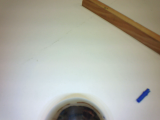
#> input picture ml_data/victims/victims/1651948190.4058802.png, 160 x 120 px; its folder holds only this picture in this run
$ python circles.py
#> lines starting #> are read from the running program, lines starting #| are printed output that depends on the picture; after the words box and inside, x2 and y2 are one past the last pixel; in counts of white or black regions, pixels touching at a corner belong together
import cv2
import numpy as np
import os

IMAGE_DIR = "../../ml_data/victims/victims"

for img in os.listdir(IMAGE_DIR):
	image = cv2.imread(IMAGE_DIR + "/" + img, cv2.IMREAD_GRAYSCALE)
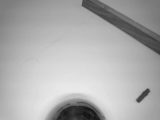
#> image: shape (120, 160); min 21, max 234, mean 172.8
	blurred = cv2.GaussianBlur(image, (9, 9), 0, 0)

	circles = cv2.HoughCircles(blurred, cv2.HOUGH_GRADIENT, 1.5,
		50,
		param1=65, param2=55, minRadius=0, maxRadius=0
	)
#> circles = None

	if(circles is not None):
		circles = np.uint16(np.around(circles))
		for i in circles[0,:]:
		    # draw the outer circle
		    cv2.circle(blurred, (i[0], i[1]), i[2], (0, 255, 0), 2)
		    # draw the center of the circle
		    cv2.circle(blurred, (i[0], i[1]), 2, (0, 0, 255), 3)

	cv2.imshow('detected circles', blurred)
	cv2.waitKey(1000)
cv2.destroyAllWindows()

$ run again, on ml_data/victims/victims/1651966736.7160869.png
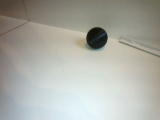
#> input picture ml_data/victims/victims/1651966736.7160869.png, 160 x 120 px
#> `blurred = cv2.GaussianBlur(image, (9, 9), 0, 0)`:
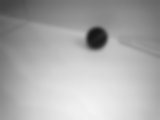
#> blurred: shape (120, 160); min 22, max 243, mean 171.2
#> circles = None

$ run again, on ml_data/victims/victims/1651966784.6485834.png
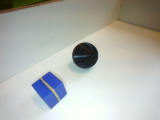
#> input picture ml_data/victims/victims/1651966784.6485834.png, 160 x 120 px
#> `blurred = cv2.GaussianBlur(image, (9, 9), 0, 0)`:
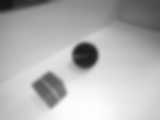
#> blurred: shape (120, 160); min 21, max 254, mean 178.3
#> `circles = cv2.HoughCircles(blurred, cv2.HOUGH_GRADIENT, 1.5, 50, param..`: circles = [[84.75, 54.75, 13.2]]
#> `circles = np.uint16(np.around(circles))`: circles = [[85, 55, 13]]
#> the loop `for i in circles[0,:]:` made 1 pass
#> after the loop `for i in circles[0,:]:`:
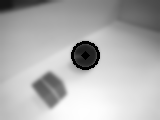
#> blurred: shape (120, 160); 1.42% of pixels changed, all inside (x1, y1, x2, y2) = (71, 41, 100, 70)

$ run again, on ml_data/victims/victims/1651966933.8910635.png
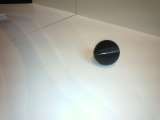
#> input picture ml_data/victims/victims/1651966933.8910635.png, 160 x 120 px
#> `image = cv2.imread(IMAGE_DIR + "/" + img, cv2.IMREAD_GRAYSCALE)`:
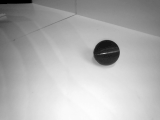
#> image: shape (120, 160); min 0, max 253, mean 176.2
#> `circles = cv2.HoughCircles(blurred, cv2.HOUGH_GRADIENT, 1.5, 50, param..`: circles = [[105.8, 51.75, 13.2]]
#> `circles = np.uint16(np.around(circles))`: circles = [[106, 52, 13]]
#> the loop `for i in circles[0,:]:` made 1 pass
#> after the loop `for i in circles[0,:]:`:
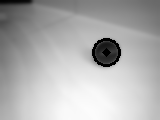
#> blurred: shape (120, 160); min 0, max 252, mean 174.7

$ run again, on ml_data/victims/victims/1651948332.8038914.png
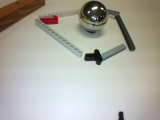
#> input picture ml_data/victims/victims/1651948332.8038914.png, 160 x 120 px
#> `image = cv2.imread(IMAGE_DIR + "/" + img, cv2.IMREAD_GRAYSCALE)`:
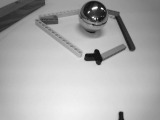
#> image: shape (120, 160); min 21, max 254, mean 172.7
#> `blurred = cv2.GaussianBlur(image, (9, 9), 0, 0)`:
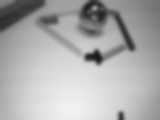
#> blurred: shape (120, 160); min 24, max 242, mean 172.7
#> circles = None
